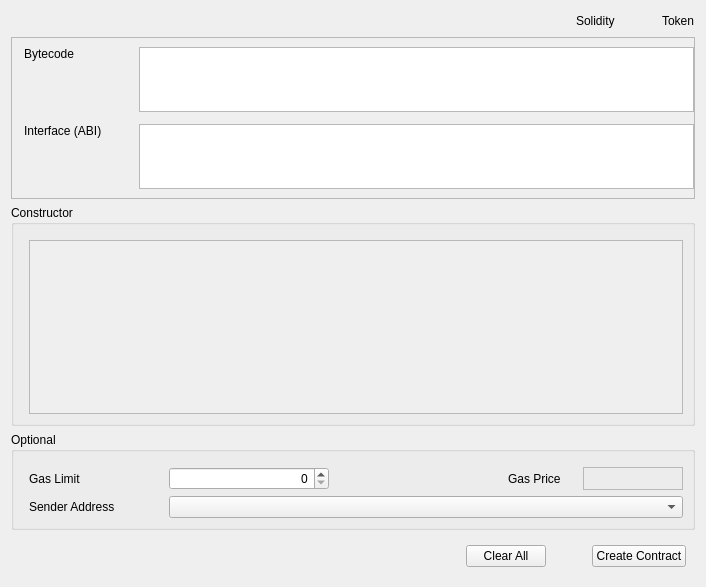
<?xml version="1.0" encoding="UTF-8"?>
<ui version="4.0">
 <class>CreateContract</class>
 <widget class="QWidget" name="CreateContract">
  <property name="geometry">
   <rect>
    <x>0</x>
    <y>0</y>
    <width>706</width>
    <height>587</height>
   </rect>
  </property>
  <property name="windowTitle">
   <string>Form</string>
  </property>
  <layout class="QVBoxLayout" name="verticalLayout_7">
   <item>
    <widget class="QStackedWidget" name="stackedWidget">
     <property name="currentIndex">
      <number>0</number>
     </property>
     <widget class="QWidget" name="createContractPage">
      <layout class="QVBoxLayout" name="verticalLayout_8">
       <property name="leftMargin">
        <number>0</number>
       </property>
       <property name="topMargin">
        <number>0</number>
       </property>
       <property name="rightMargin">
        <number>0</number>
       </property>
       <property name="bottomMargin">
        <number>0</number>
       </property>
       <item>
        <layout class="QHBoxLayout" name="horizontalLayout">
         <item>
          <widget class="QLabel" name="labelTitle">
           <property name="font">
            <font>
             <weight>75</weight>
             <bold>true</bold>
            </font>
           </property>
           <property name="text">
            <string/>
           </property>
          </widget>
         </item>
         <item>
          <spacer name="horizontalSpacer_4">
           <property name="orientation">
            <enum>Qt::Horizontal</enum>
           </property>
           <property name="sizeHint" stdset="0">
            <size>
             <width>40</width>
             <height>20</height>
            </size>
           </property>
          </spacer>
         </item>
         <item>
          <widget class="QLabel" name="labelSolidity">
           <property name="minimumSize">
            <size>
             <width>80</width>
             <height>0</height>
            </size>
           </property>
           <property name="text">
            <string>Solidity</string>
           </property>
          </widget>
         </item>
         <item>
          <widget class="QLabel" name="labelToken">
           <property name="text">
            <string>Token</string>
           </property>
          </widget>
         </item>
        </layout>
       </item>
       <item>
        <widget class="QFrame" name="frameContract">
         <property name="sizePolicy">
          <sizepolicy hsizetype="Preferred" vsizetype="Fixed">
           <horstretch>0</horstretch>
           <verstretch>0</verstretch>
          </sizepolicy>
         </property>
         <property name="frameShape">
          <enum>QFrame::StyledPanel</enum>
         </property>
         <property name="frameShadow">
          <enum>QFrame::Raised</enum>
         </property>
         <layout class="QVBoxLayout" name="verticalLayout_10">
          <property name="leftMargin">
           <number>0</number>
          </property>
          <property name="rightMargin">
           <number>0</number>
          </property>
          <item>
           <layout class="QGridLayout" name="gridLayout">
            <property name="leftMargin">
             <number>12</number>
            </property>
            <property name="horizontalSpacing">
             <number>15</number>
            </property>
            <property name="verticalSpacing">
             <number>12</number>
            </property>
            <item row="0" column="1">
             <widget class="QValidatedTextEdit" name="textEditBytecode">
              <property name="sizePolicy">
               <sizepolicy hsizetype="Expanding" vsizetype="Fixed">
                <horstretch>0</horstretch>
                <verstretch>0</verstretch>
               </sizepolicy>
              </property>
              <property name="maximumSize">
               <size>
                <width>16777215</width>
                <height>65</height>
               </size>
              </property>
              <property name="horizontalScrollBarPolicy">
               <enum>Qt::ScrollBarAlwaysOff</enum>
              </property>
             </widget>
            </item>
            <item row="0" column="0">
             <layout class="QVBoxLayout" name="verticalLayout">
              <item>
               <widget class="QLabel" name="labelBytecode">
                <property name="sizePolicy">
                 <sizepolicy hsizetype="Fixed" vsizetype="Preferred">
                  <horstretch>0</horstretch>
                  <verstretch>0</verstretch>
                 </sizepolicy>
                </property>
                <property name="minimumSize">
                 <size>
                  <width>100</width>
                  <height>0</height>
                 </size>
                </property>
                <property name="text">
                 <string>Bytecode</string>
                </property>
               </widget>
              </item>
              <item>
               <spacer name="verticalSpacer_2">
                <property name="orientation">
                 <enum>Qt::Vertical</enum>
                </property>
                <property name="sizeHint" stdset="0">
                 <size>
                  <width>20</width>
                  <height>40</height>
                 </size>
                </property>
               </spacer>
              </item>
             </layout>
            </item>
            <item row="1" column="1">
             <widget class="QValidatedTextEdit" name="textEditInterface">
              <property name="sizePolicy">
               <sizepolicy hsizetype="Expanding" vsizetype="Fixed">
                <horstretch>0</horstretch>
                <verstretch>0</verstretch>
               </sizepolicy>
              </property>
              <property name="maximumSize">
               <size>
                <width>16777215</width>
                <height>65</height>
               </size>
              </property>
              <property name="horizontalScrollBarPolicy">
               <enum>Qt::ScrollBarAlwaysOff</enum>
              </property>
             </widget>
            </item>
            <item row="1" column="0">
             <layout class="QVBoxLayout" name="verticalLayout_3">
              <item>
               <widget class="QLabel" name="labelInterface">
                <property name="sizePolicy">
                 <sizepolicy hsizetype="Fixed" vsizetype="Preferred">
                  <horstretch>0</horstretch>
                  <verstretch>0</verstretch>
                 </sizepolicy>
                </property>
                <property name="minimumSize">
                 <size>
                  <width>100</width>
                  <height>0</height>
                 </size>
                </property>
                <property name="text">
                 <string>Interface (ABI)</string>
                </property>
               </widget>
              </item>
              <item>
               <spacer name="verticalSpacer">
                <property name="orientation">
                 <enum>Qt::Vertical</enum>
                </property>
                <property name="sizeHint" stdset="0">
                 <size>
                  <width>20</width>
                  <height>40</height>
                 </size>
                </property>
               </spacer>
              </item>
             </layout>
            </item>
           </layout>
          </item>
         </layout>
        </widget>
       </item>
       <item>
        <widget class="QGroupBox" name="groupBoxConstructor">
         <property name="title">
          <string>Constructor</string>
         </property>
         <layout class="QVBoxLayout" name="verticalLayout_2">
          <property name="leftMargin">
           <number>15</number>
          </property>
          <property name="topMargin">
           <number>15</number>
          </property>
          <item>
           <widget class="QScrollArea" name="scrollAreaConstructor">
            <property name="widgetResizable">
             <bool>true</bool>
            </property>
            <widget class="QWidget" name="scrollAreaWidgetContents">
             <property name="geometry">
              <rect>
               <x>0</x>
               <y>0</y>
               <width>656</width>
               <height>157</height>
              </rect>
             </property>
             <layout class="QVBoxLayout" name="verticalLayout_5"/>
            </widget>
           </widget>
          </item>
         </layout>
        </widget>
       </item>
       <item>
        <widget class="QGroupBox" name="groupBoxOptional">
         <property name="title">
          <string>Optional</string>
         </property>
         <layout class="QGridLayout" name="gridLayout_2">
          <property name="leftMargin">
           <number>15</number>
          </property>
          <property name="topMargin">
           <number>15</number>
          </property>
          <property name="horizontalSpacing">
           <number>10</number>
          </property>
          <property name="verticalSpacing">
           <number>6</number>
          </property>
          <item row="2" column="1" colspan="4">
           <widget class="AddressField" name="lineEditSenderAddress">
            <property name="minimumSize">
             <size>
              <width>370</width>
              <height>0</height>
             </size>
            </property>
           </widget>
          </item>
          <item row="2" column="0">
           <widget class="QLabel" name="labelSenderAddress">
            <property name="sizePolicy">
             <sizepolicy hsizetype="Fixed" vsizetype="Preferred">
              <horstretch>0</horstretch>
              <verstretch>0</verstretch>
             </sizepolicy>
            </property>
            <property name="minimumSize">
             <size>
              <width>130</width>
              <height>0</height>
             </size>
            </property>
            <property name="text">
             <string>Sender Address</string>
            </property>
           </widget>
          </item>
          <item row="0" column="3">
           <widget class="QLabel" name="labelGasPrice">
            <property name="sizePolicy">
             <sizepolicy hsizetype="Preferred" vsizetype="Preferred">
              <horstretch>0</horstretch>
              <verstretch>0</verstretch>
             </sizepolicy>
            </property>
            <property name="minimumSize">
             <size>
              <width>65</width>
              <height>0</height>
             </size>
            </property>
            <property name="maximumSize">
             <size>
              <width>60</width>
              <height>16777215</height>
             </size>
            </property>
            <property name="text">
             <string>Gas Price</string>
            </property>
           </widget>
          </item>
          <item row="0" column="0">
           <widget class="QLabel" name="labelGasLimit">
            <property name="sizePolicy">
             <sizepolicy hsizetype="Fixed" vsizetype="Preferred">
              <horstretch>0</horstretch>
              <verstretch>0</verstretch>
             </sizepolicy>
            </property>
            <property name="minimumSize">
             <size>
              <width>130</width>
              <height>0</height>
             </size>
            </property>
            <property name="text">
             <string>Gas Limit</string>
            </property>
           </widget>
          </item>
          <item row="0" column="1">
           <widget class="QSpinBox" name="lineEditGasLimit">
            <property name="sizePolicy">
             <sizepolicy hsizetype="Expanding" vsizetype="Fixed">
              <horstretch>0</horstretch>
              <verstretch>0</verstretch>
             </sizepolicy>
            </property>
            <property name="alignment">
             <set>Qt::AlignRight|Qt::AlignTrailing|Qt::AlignVCenter</set>
            </property>
           </widget>
          </item>
          <item row="0" column="4">
           <widget class="QLabel" name="lineEditGasPrice">
            <property name="enabled">
             <bool>false</bool>
            </property>
            <property name="minimumSize">
             <size>
              <width>100</width>
              <height>0</height>
             </size>
            </property>
            <property name="styleSheet">
             <string notr="true">color: gray</string>
            </property>
            <property name="frameShape">
             <enum>QFrame::StyledPanel</enum>
            </property>
            <property name="alignment">
             <set>Qt::AlignCenter</set>
            </property>
           </widget>
          </item>
          <item row="0" column="2">
           <spacer name="horizontalSpacer_5">
            <property name="orientation">
             <enum>Qt::Horizontal</enum>
            </property>
            <property name="sizeType">
             <enum>QSizePolicy::Expanding</enum>
            </property>
            <property name="sizeHint" stdset="0">
             <size>
              <width>60</width>
              <height>20</height>
             </size>
            </property>
           </spacer>
          </item>
         </layout>
        </widget>
       </item>
      </layout>
     </widget>
    </widget>
   </item>
   <item>
    <layout class="QHBoxLayout" name="horizontalLayout_3">
     <property name="leftMargin">
      <number>9</number>
     </property>
     <property name="topMargin">
      <number>9</number>
     </property>
     <property name="rightMargin">
      <number>9</number>
     </property>
     <property name="bottomMargin">
      <number>9</number>
     </property>
     <item>
      <spacer name="horizontalSpacer">
       <property name="orientation">
        <enum>Qt::Horizontal</enum>
       </property>
       <property name="sizeType">
        <enum>QSizePolicy::Expanding</enum>
       </property>
       <property name="sizeHint" stdset="0">
        <size>
         <width>40</width>
         <height>20</height>
        </size>
       </property>
      </spacer>
     </item>
     <item>
      <widget class="QPushButton" name="pushButtonClearAll">
       <property name="text">
        <string>Clear All</string>
       </property>
      </widget>
     </item>
     <item>
      <spacer name="horizontalSpacer_3">
       <property name="orientation">
        <enum>Qt::Horizontal</enum>
       </property>
       <property name="sizeType">
        <enum>QSizePolicy::Fixed</enum>
       </property>
       <property name="sizeHint" stdset="0">
        <size>
         <width>40</width>
         <height>20</height>
        </size>
       </property>
      </spacer>
     </item>
     <item>
      <widget class="QPushButton" name="pushButtonCreateContract">
       <property name="text">
        <string>Create Contract</string>
       </property>
      </widget>
     </item>
    </layout>
   </item>
  </layout>
 </widget>
 <customwidgets>
  <customwidget>
   <class>QValidatedLineEdit</class>
   <extends>QLineEdit</extends>
   <header>qt/qvalidatedlineedit.h</header>
  </customwidget>
  <customwidget>
   <class>QValidatedTextEdit</class>
   <extends>QTextEdit</extends>
   <header>qt/qvalidatedtextedit.h</header>
  </customwidget>
  <customwidget>
   <class>AddressField</class>
   <extends>QComboBox</extends>
   <header>qt/addressfield.h</header>
  </customwidget>
  <customwidget>
   <class>BitcoinAmountField</class>
   <extends>QLineEdit</extends>
   <header>qt/bitcoinamountfield.h</header>
   <container>1</container>
  </customwidget>
 </customwidgets>
 <resources/>
 <connections/>
</ui>
